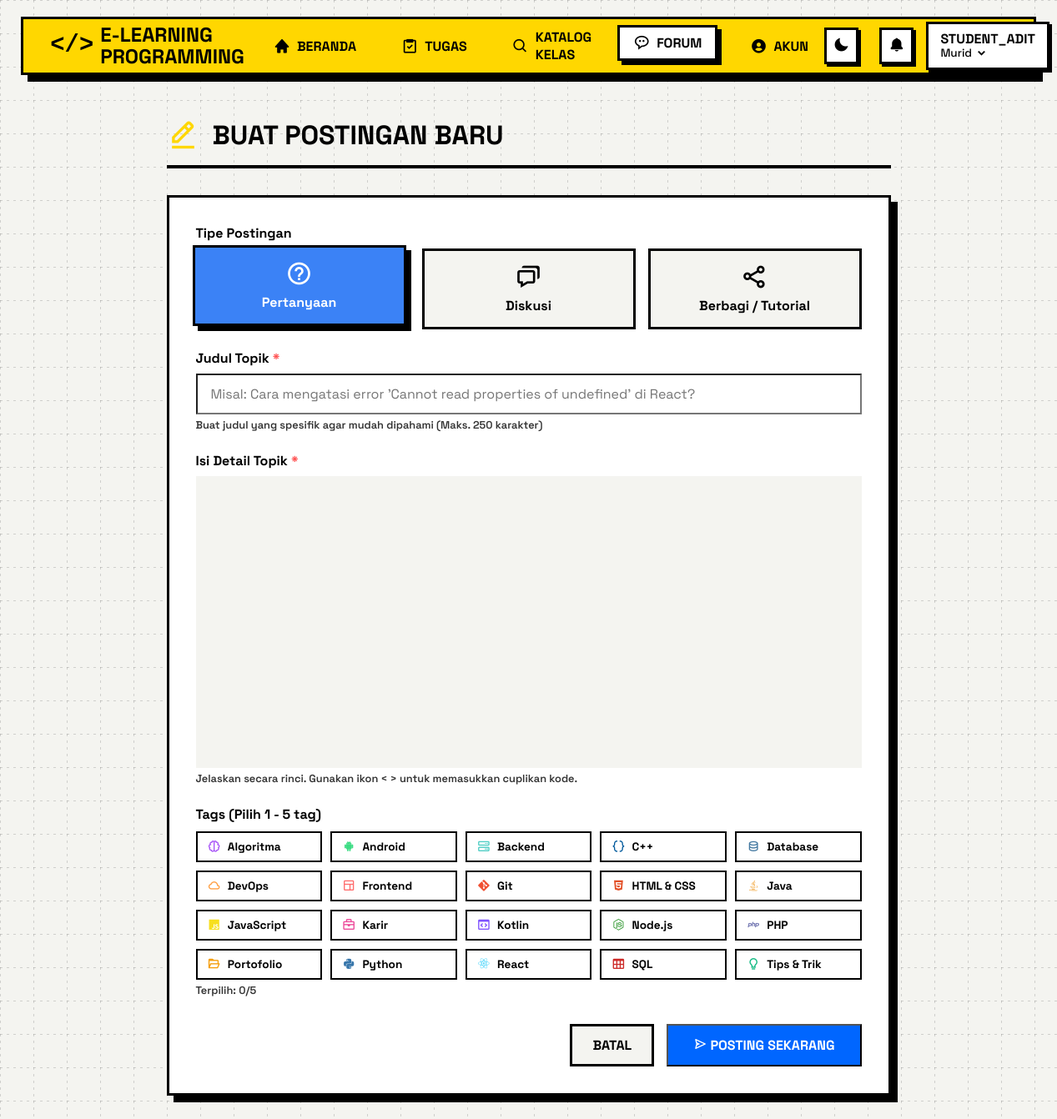
/forum_buat_post.php (signed in), run on the app's committed database.
### tables this page shows
CREATE TABLE IF NOT EXISTS tb_forum_tag (
    id_tag INT AUTO_INCREMENT PRIMARY KEY,
    nama_tag VARCHAR(50) NOT NULL UNIQUE,
    warna VARCHAR(7) DEFAULT '#FFD700',
    icon VARCHAR(50) DEFAULT 'bx-code-alt'
);

### forum_buat_post.php (the view, shortened to what this page needs)
<?php
require_once 'includes/koneksi.php';
$stmtTags = $pdo->query("SELECT * FROM tb_forum_tag ORDER BY nama_tag ASC");
$allTags = $stmtTags->fetchAll();
?>
<!DOCTYPE html>
<html lang="id">
<head>
    <link rel="stylesheet" href="assets/css/style.css?v=<?= filemtime('assets/css/style.css') ?>">
    <link href='https://unpkg.com/boxicons@2.1.4/css/boxicons.min.css' rel='stylesheet'>
    <link href="https://cdn.quilljs.com/1.3.6/quill.snow.css" rel="stylesheet">
</head>
<body>
<?php include 'includes/navbar.php'; ?>
<div class="create-post-container">
    <div class="create-post-header">
        <i class='bx bx-edit-alt'></i>
        <h1>Buat Postingan Baru</h1>
    </div>
    <div class="post-form-box">
        <form method="POST" action="" id="postForm" onsubmit="return validateForm()">
            <div class="neo-form-group">
                <label class="neo-label">Tipe Postingan</label>
                <div class="tipe-options">
                    <div class="tipe-radio-wrapper">
                        <label for="tipe-pertanyaan" class="tipe-radio-label">
                            <i class='bx bx-help-circle'></i>
                            Pertanyaan
                        </label>
                    </div>
                    <div class="tipe-radio-wrapper">
                        <label for="tipe-diskusi" class="tipe-radio-label">
                            <i class='bx bx-chat'></i>
                            Diskusi
                        </label>
                    </div>
                    <div class="tipe-radio-wrapper">
                        <label for="tipe-berbagi" class="tipe-radio-label">
                            <i class='bx bx-share-alt'></i>
                            Berbagi / Tutorial
                        </label>
                    </div>
                </div>
            </div>
            <div class="neo-form-group">
                <label class="neo-label" for="judul">Judul Topik <span style="color:var(--primary)">*</span></label>
                <input type="text" id="judul" name="judul" class="neo-input" placeholder="Misal: Cara mengatasi error 'Cannot read properties of undefined' di React?" required maxlength="250">
                <div class="form-hint">Buat judul yang spesifik agar mudah dipahami (Maks. 250 karakter)</div>
            </div>
            <div class="neo-form-group">
                <label class="neo-label">Isi Detail Topik <span style="color:var(--primary)">*</span></label>
                <div id="editor-container"></div>
                <div class="form-hint">Jelaskan secara rinci. Gunakan ikon &lt; &gt; untuk memasukkan cuplikan kode.</div>
            </div>
            <div class="neo-form-group">
                <label class="neo-label">Tags (Pilih 1 - 5 tag)</label>
                <div class="tags-grid">
                    <?php foreach($allTags as $tag): ?>
                    <div class="tag-checkbox-wrapper">
                        <label for="tag-<?= $tag['id_tag'] ?>" class="tag-checkbox-label">
                            <i class='bx <?= htmlspecialchars($tag['icon']) ?>' style="color: <?= htmlspecialchars($tag['warna']) ?>;"></i>
                            <?= htmlspecialchars($tag['nama_tag']) ?>
                        </label>
                    </div>
                    <?php endforeach; ?>
                </div>
                <div class="form-hint" id="tag-counter">Terpilih: 0/5</div>
            </div>
            <div class="form-actions">
                <a href="forum.php" class="btn-cancel">Batal</a>
                <button type="submit" name="submit_post" class="neo-btn" style="width: auto; padding: 12px 30px;">
                    <i class='bx bx-send'></i> POSTING SEKARANG
                </button>
            </div>
        </form>
    </div>
</div>
</body>
</html>

### includes/navbar.php (shortened to what this page needs)
<?php
$current_page = basename($_SERVER['PHP_SELF']);
$role = $_SESSION['role'] ?? '';
$username = $_SESSION['username'] ?? '';
?>
<nav class="neo-navbar" style="width: 96%; max-width: 1400px; margin: 20px auto; position: sticky; top: 20px; z-index: 1000; border: 3px solid #000; box-shadow: 8px 8px 0px #000; border-radius: 0; background-color: #FFD700; color: #000;">
    <a href="<?= isset($_SESSION['id_user']) ? 'dashboard.php' : 'index.php' ?>" class="neo-navbar-brand" style="font-weight: 900; color: #000; display: flex; align-items: center; gap: 8px; text-decoration: none; line-height: 1.1;">
        <span style="font-size: 1.8rem; font-family: monospace; font-weight: 900;">&lt;/&gt;</span>
        <div style="display: flex; flex-direction: column;">
            <span>E-LEARNING</span>
            <span>PROGRAMMING</span>
        </div>
    </a>
    <ul class="neo-navbar-menu">
        <li><a id="nav-beranda" href="<?= isset($_SESSION['id_user']) ? 'dashboard.php' : ($current_page === 'index.php' ? '#' : 'index.php') ?>" style="color: #000;" class="<?= ($current_page === 'dashboard.php') ? 'active' : '' ?>"><i class='bx bxs-home'></i> BERANDA</a></li>
        <?php if (strtolower($role) === 'murid'): ?>
            <li><a href="tugas_global.php" style="color: #000;" class="<?= $current_page === 'tugas_global.php' ? 'active' : '' ?>"><i class='bx bx-task'></i> TUGAS</a></li>
            <li><a href="enroll.php" style="color: #000;" class="<?= $current_page === 'enroll.php' ? 'active' : '' ?>"><i class='bx bx-search'></i> KATALOG KELAS</a></li>
        <?php elseif ($role === 'Pengajar'): ?>
            <li><a href="tugas_global.php" style="color: #000;" class="<?= $current_page === 'tugas_global.php' ? 'active' : '' ?>"><i class='bx bx-task'></i> TUGAS</a></li>
        <?php elseif (strtolower($role) === 'pimpinan'): ?>
            <li><a href="laporan.php" style="color: #000;" class="<?= $current_page === 'laporan.php' ? 'active' : '' ?>"><i class='bx bxs-report'></i> LAPORAN</a></li>
        <?php endif; ?>
        <li><a href="forum.php" style="color: #000;" class="<?= strpos($current_page, 'forum') !== false ? 'active' : '' ?>"><i class='bx bx-message-rounded-dots'></i> FORUM</a></li>
        <?php if (isset($_SESSION['id_user'])): ?>
            <li><a href="profil.php" style="color: #000;" class="<?= $current_page === 'profil.php' ? 'active' : '' ?>"><i class='bx bxs-user-circle'></i> AKUN</a></li>
        <?php endif; ?>
    </ul>
    <div class="neo-navbar-user">
        <button title="Ganti Tema" id="theme-toggle" onclick="toggleDarkMode()" class="neo-navbar-btn brutal-hover" style="padding: 8px; font-size: 1.2rem; line-height: 1; background-color: #FFF; border: 3px solid #000; box-shadow: 3px 3px 0px #000; color: #000; margin-right: 10px;"><i class='bx bxs-moon' id='theme-icon'></i></button>
        <?php if (isset($_SESSION['id_user'])): ?>
            <div class="neo-notif-dropdown" style="position: relative; display: inline-block;">
                <button title="Notifikasi" id="notif-btn" class="neo-navbar-btn" style="padding: 8px; font-size: 1.2rem; line-height: 1; background-color: #FFF; border: 3px solid #000; box-shadow: 3px 3px 0px #000; color: #000; cursor: pointer; position: relative;">
                    <i class='bx bxs-bell'></i>
                </button>
            </div>
            <div class="neo-user-dropdown" style="position: relative; display: inline-block;">
                <div class="neo-user-badge" style="cursor: pointer; display: flex; flex-direction: column; align-items: flex-start; line-height: 1.2; background-color: #FFF; padding: 8px 14px; border: 3px solid #000; box-shadow: 3px 3px 0px #000; transition: transform 0.1s, box-shadow 0.1s, background-color 0.2s;">
                    <strong style="font-size: 1em; color: #000;"><?= htmlspecialchars(strtoupper($username)) ?></strong>
                    <span style="font-size: 0.85em; color: #000; font-weight: 500; display: flex; align-items: center; gap: 4px;"><?= htmlspecialchars($role) ?> <i class='bx bxs-chevron-down' style="font-size: 1.1em;"></i></span>
                </div>
            </div>
        <?php endif; ?>
    </div>
</nav>

### assets/css/style.css (style rules this page uses)
:root { --background: #F4F4F0; --foreground: #000000; --card: #ffffff; --card-foreground: #000000; --primary: #FF4C4C; --primary-foreground: #ffffff; --secondary: #FFD700; --secondary-foreground: #000000; --accent: #0066ff; --accent-foreground: #ffffff; --border: #000000; --muted: #e0e0e0; --muted-foreground: #333333; --radius: 0px; --shadow-offset-x: 5px; --shadow-offset-y: 5px; --shadow-blur: 0px; --shadow-color: #000000; --border-width: 3px; --sidebar-width: 260px; }
* { box-sizing: border-box; margin: 0; padding: 0; }
html { scroll-behavior: smooth; }
body { background-color: var(--background); font-family: 'Space Grotesk', sans-serif; color: var(--foreground); position: relative; z-index: 0; }
body::before { content: ""; position: fixed; inset: 0; z-index: -1; pointer-events: none; background-image: linear-gradient(to right, rgba(0, 0, 0, 0.15) 1px, transparent 1px), linear-gradient(to bottom, rgba(0, 0, 0, 0.15) 1px, transparent 1px); background-size: 20px 20px; background-position: 0 0, 0 0; -webkit-mask-image: repeating-linear-gradient(to right, black 0px, black 3px, transparent 3px, transparent 8px), repeating-linear-gradient(to bottom, black 0px, black 3px, transparent 3px, transparent 8px); -webkit-mask-composite: source-in; mask-image: repeating-linear-gradient(to right, black 0px, black 3px, transparent 3px, transparent 8px), repeating-linear-gradient(to bottom, black 0px, black 3px, transparent 3px, transparent 8px); mask-composite: intersect; }
.neo-navbar { height: 70px; display: flex; justify-content: space-between; align-items: center; padding: 0 1rem; box-sizing: border-box; transition: background-color 0.3s ease, border-color 0.3s ease, box-shadow 0.3s ease; }
.neo-navbar-brand { font-size: 1.5rem; font-weight: 800; text-transform: uppercase; color: var(--foreground); text-decoration: none; padding: 8px 16px; display: flex; align-items: center; }
.neo-navbar-menu { display: flex; list-style: none; gap: 1rem; align-items: center; height: 100%; }
.neo-navbar-menu a { display: flex; align-items: center; text-decoration: none; color: var(--foreground); font-weight: 700; text-transform: uppercase; font-size: 1rem; padding: 8px 16px; border: var(--border-width) solid transparent; transition: transform 0.1s ease-in-out, box-shadow 0.1s ease-in-out; }
.neo-navbar-menu a:hover, .neo-navbar-menu a.active { background-color: var(--muted); color: var(--foreground); border: var(--border-width) solid var(--border); box-shadow: var(--shadow-offset-x) var(--shadow-offset-y) var(--shadow-blur) var(--shadow-color); transform: translate(-4px, -4px); }
.neo-navbar-menu a i { margin-right: 8px; font-size: 1.25em; vertical-align: middle; transition: transform 0.2s ease; }
.neo-navbar-user { display: flex; align-items: center; gap: 15px; }
.neo-form-group { margin-bottom: 1.5rem; }
.neo-label { display: block; margin-bottom: 0.5rem; font-weight: 800; font-size: 1rem; color: var(--foreground); }
.neo-input { width: 100%; padding: 0.75rem 1rem; font-family: inherit; font-size: 1rem; background-color: var(--card); color: var(--foreground); outline: none; }
.neo-btn { display: inline-block; width: 100%; padding: 0.8rem 1rem; font-family: inherit; font-size: 1rem; font-weight: 800; text-align: center; background-color: var(--accent); color: var(--accent-foreground); cursor: pointer; text-transform: uppercase; }
.brutal-hover { transition: transform 0.1s ease, box-shadow 0.1s ease !important; }
.neo-navbar { animation: slideDownNavbar 0.3s ease-out forwards; }

### includes/navbar.php (style rules this page uses)
.neo-navbar .neo-navbar-menu a:hover, .neo-navbar .neo-navbar-menu a.active { background-color: #FFF !important; color: #000 !important; border-color: #000 !important; box-shadow: 5px 5px 0px #000 !important; }

### data on the page
tb_forum_tag: nama_tag "Algoritma"
tb_forum_tag: nama_tag "Android"
tb_forum_tag: nama_tag "Backend"
tb_forum_tag: nama_tag "C++"
tb_forum_tag: nama_tag "Database"
tb_forum_tag: nama_tag "DevOps"
tb_forum_tag: nama_tag "Frontend"
tb_forum_tag: nama_tag "Git"
tb_forum_tag: nama_tag "HTML & CSS"
tb_forum_tag: nama_tag "Java"
tb_forum_tag: nama_tag "JavaScript"
tb_forum_tag: nama_tag "Karir"
tb_forum_tag: nama_tag "Kotlin"
tb_forum_tag: nama_tag "Node.js"
tb_forum_tag: nama_tag "PHP"
tb_forum_tag: nama_tag "Portofolio"
tb_forum_tag: nama_tag "Python"
tb_forum_tag: nama_tag "React"
tb_forum_tag: nama_tag "SQL"
tb_forum_tag: nama_tag "Tips & Trik"

### other printed values
$username "STUDENT_ADIT"
$role "Murid"
